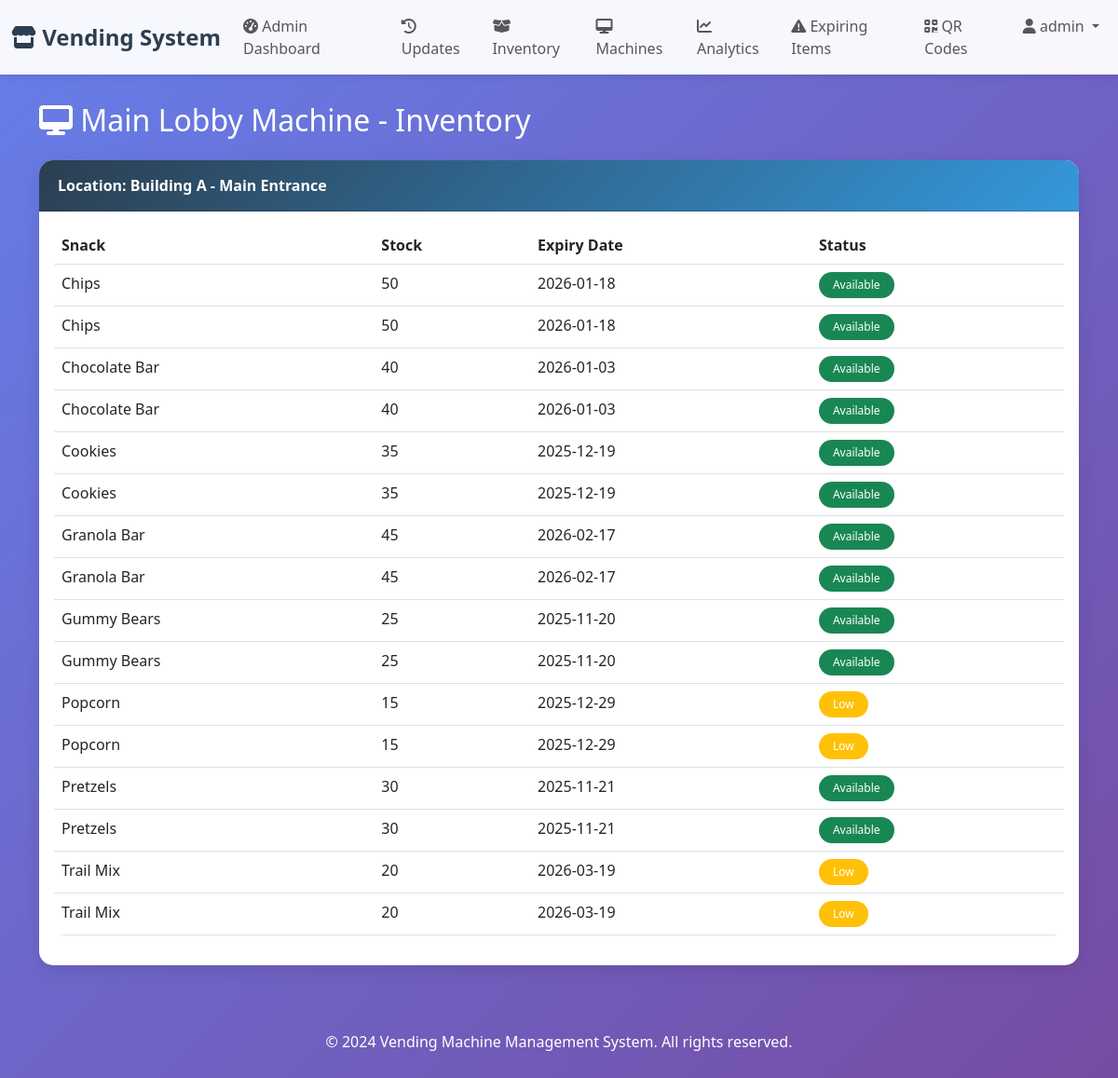
Screenshot of /machine_view/1 (signed in) with the database file from the repository.
### tables this page shows
CREATE TABLE machines (
    id INTEGER PRIMARY KEY AUTOINCREMENT,
    name TEXT NOT NULL,
    location TEXT NOT NULL,
    status TEXT DEFAULT 'active' CHECK(status IN ('active', 'maintenance', 'inactive')),
    created_at TIMESTAMP DEFAULT CURRENT_TIMESTAMP
);

CREATE TABLE snacks (
    id INTEGER PRIMARY KEY AUTOINCREMENT,
    name TEXT NOT NULL,
    stock INTEGER DEFAULT 0,
    expiry_date DATE NOT NULL,
    price REAL DEFAULT 0.0,
    category TEXT DEFAULT 'General',
    created_at TIMESTAMP DEFAULT CURRENT_TIMESTAMP
);

### app.py (the view)
@app.route("/machine_view/<int:id>")
@login_required()
def machine_view(id):
    machine = query_db("SELECT * FROM machines WHERE id=?", (id,), one=True)
    snacks = query_db("SELECT id, name, stock, expiry_date FROM snacks ORDER BY name")
    if not machine:
        flash("Machine not found!", "danger")
        return redirect(url_for("machines"))
    return render_template("machine_view.html", machine=machine, snacks=snacks)

### app.py (called while the page is built, shortened)
def query_db(q, args=(), one=False):
    try:
        conn = sqlite3.connect(DB)
        cursor = conn.cursor()
        cursor.execute(q, args)
        is_select = q.strip().lower().startswith("select")
        data = cursor.fetchall()
        if not is_select:
            conn.commit()
        conn.close()
        if one:
            return data[0] if data else None
        return data
    except sqlite3.Error as e:
        print(f"Database error: {e}")
        return None if one else []

def login_required(role=None):
    def wrapper(f):
        @wraps(f)
        def decorated_function(*args, **kwargs):
            if "user_id" not in session:
                flash("Please login to access this page.", "warning")
                return redirect(url_for("login"))
            return f(*args, **kwargs)
        return decorated_function
    return wrapper

### templates/machine_view.html (shortened to what this page needs)
{% extends "base.html" %}
{% block content %}
<h2 class="text-white mb-4">
    <i class="fas fa-desktop"></i> {{ machine[1] }} - Inventory
</h2>
<div class="card">
    <div class="card-header">
        <strong>Location:</strong> {{ machine[2] }}
    </div>
    <div class="card-body">
        <div class="table-responsive">
            <table class="table table-hover">
                <thead>
                    <tr>
                        <th>Snack</th>
                        <th>Stock</th>
                        <th>Expiry Date</th>
                        <th>Status</th>
                    </tr>
                </thead>
                <tbody>
                    {% for snack in snacks %}
                    <tr>
                        <td>{{ snack[1] }}</td>
                        <td>{{ snack[2] }}</td>
                        <td>{{ snack[3] }}</td>
                        <td>
                            {% if snack[2] > 20 %}
                            <span class="badge bg-success">Available</span>
                            {% elif snack[2] > 0 %}
                            <span class="badge bg-warning">Low</span>
                            {% else %}
                            <span class="badge bg-danger">Out</span>
                            {% endif %}
                        </td>
                    </tr>
                    {% endfor %}
                </tbody>
            </table>
        </div>
    </div>
</div>
{% endblock %}

### templates/base.html (style rules this page uses)
:root { --primary-color: #2c3e50; --secondary-color: #3498db; --success-color: #27ae60; --danger-color: #e74c3c; --warning-color: #f39c12; }
body { font-family: 'Segoe UI', Tahoma, Geneva, Verdana, sans-serif; background: linear-gradient(135deg, #667eea 0%, #764ba2 100%); min-height: 100vh; padding-bottom: 50px; }
.card { border: none; border-radius: 15px; box-shadow: 0 5px 20px rgba(0,0,0,0.1); margin-bottom: 20px; transition: transform 0.3s ease; }
.card-header { background: linear-gradient(135deg, var(--primary-color) 0%, var(--secondary-color) 100%); color: white; border-radius: 15px 15px 0 0 !important; padding: 15px 20px; font-weight: 600; }
.table { background: white; border-radius: 10px; overflow: hidden; }
.badge { padding: 8px 15px; border-radius: 20px; font-weight: 500; }

### rows the page displays
machines: name "Main Lobby Machine", location "Building A - Main Entrance"
snacks: name "Chips", stock "50", expiry_date "2026-01-18", shows "Available"
snacks: name "Chips", stock "50", expiry_date "2026-01-18", shows "Available"
snacks: name "Chocolate Bar", stock "40", expiry_date "2026-01-03", shows "Available"
snacks: name "Chocolate Bar", stock "40", expiry_date "2026-01-03", shows "Available"
snacks: name "Cookies", stock "35", expiry_date "2025-12-19", shows "Available"
snacks: name "Cookies", stock "35", expiry_date "2025-12-19", shows "Available"
snacks: name "Granola Bar", stock "45", expiry_date "2026-02-17", shows "Available"
snacks: name "Granola Bar", stock "45", expiry_date "2026-02-17", shows "Available"
snacks: name "Gummy Bears", stock "25", expiry_date "2025-11-20", shows "Available"
snacks: name "Gummy Bears", stock "25", expiry_date "2025-11-20", shows "Available"
snacks: name "Popcorn", stock "15", expiry_date "2025-12-29", shows "Low"
snacks: name "Popcorn", stock "15", expiry_date "2025-12-29", shows "Low"
snacks: name "Pretzels", stock "30", expiry_date "2025-11-21", shows "Available"
snacks: name "Pretzels", stock "30", expiry_date "2025-11-21", shows "Available"
snacks: name "Trail Mix", stock "20", expiry_date "2026-03-19", shows "Low"
snacks: name "Trail Mix", stock "20", expiry_date "2026-03-19", shows "Low"

### other values shown
{{ session.username }} "admin"
